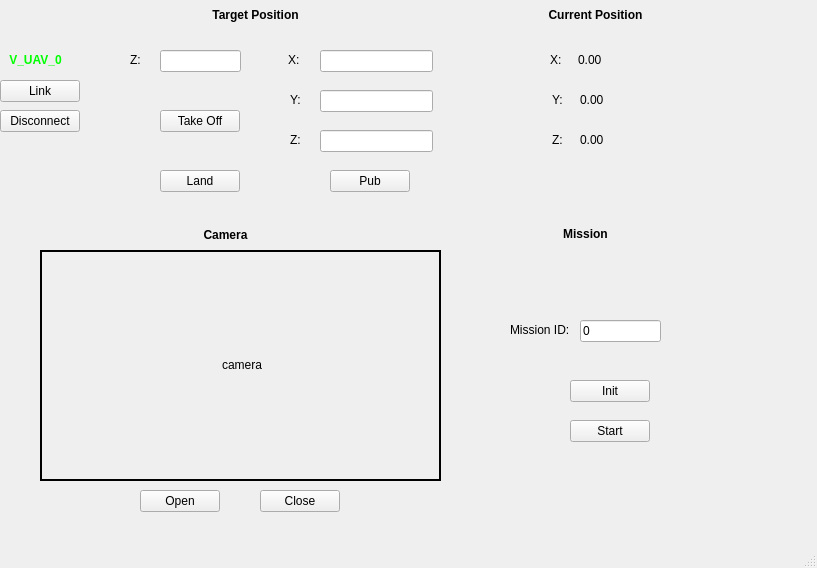
<?xml version="1.0" encoding="UTF-8"?>
<ui version="4.0">
 <class>v_uav_global_network</class>
 <widget class="QMainWindow" name="v_uav_global_network">
  <property name="geometry">
   <rect>
    <x>0</x>
    <y>0</y>
    <width>817</width>
    <height>568</height>
   </rect>
  </property>
  <property name="windowTitle">
   <string>MainWindow</string>
  </property>
  <widget class="QWidget" name="centralwidget">
   <widget class="QPushButton" name="v_uav_0_link_button">
    <property name="geometry">
     <rect>
      <x>0</x>
      <y>80</y>
      <width>80</width>
      <height>22</height>
     </rect>
    </property>
    <property name="text">
     <string>Link</string>
    </property>
   </widget>
   <widget class="QLabel" name="v_uav_0_ref_z_label">
    <property name="geometry">
     <rect>
      <x>290</x>
      <y>130</y>
      <width>21</width>
      <height>20</height>
     </rect>
    </property>
    <property name="text">
     <string>Z:</string>
    </property>
   </widget>
   <widget class="QLineEdit" name="v_uav_0_ref_x_edit">
    <property name="geometry">
     <rect>
      <x>320</x>
      <y>50</y>
      <width>113</width>
      <height>22</height>
     </rect>
    </property>
   </widget>
   <widget class="QLabel" name="v_uav_0_current_y_label">
    <property name="geometry">
     <rect>
      <x>552</x>
      <y>90</y>
      <width>21</width>
      <height>20</height>
     </rect>
    </property>
    <property name="text">
     <string>Y:</string>
    </property>
   </widget>
   <widget class="QPushButton" name="v_uav_0_ref_pub_button">
    <property name="geometry">
     <rect>
      <x>330</x>
      <y>170</y>
      <width>80</width>
      <height>22</height>
     </rect>
    </property>
    <property name="text">
     <string>Pub</string>
    </property>
   </widget>
   <widget class="QLabel" name="v_uav_0_camera_image">
    <property name="geometry">
     <rect>
      <x>40</x>
      <y>250</y>
      <width>401</width>
      <height>231</height>
     </rect>
    </property>
    <property name="frameShape">
     <enum>QFrame::WinPanel</enum>
    </property>
    <property name="text">
     <string>&lt;html&gt;&lt;head/&gt;&lt;body&gt;&lt;p align=&quot;center&quot;&gt;camera&lt;/p&gt;&lt;/body&gt;&lt;/html&gt;</string>
    </property>
   </widget>
   <widget class="QLabel" name="v_uav_0_current_y">
    <property name="geometry">
     <rect>
      <x>580</x>
      <y>90</y>
      <width>91</width>
      <height>20</height>
     </rect>
    </property>
    <property name="text">
     <string>0.00</string>
    </property>
   </widget>
   <widget class="QPushButton" name="v_uav_0_disconnect_button">
    <property name="geometry">
     <rect>
      <x>0</x>
      <y>110</y>
      <width>80</width>
      <height>22</height>
     </rect>
    </property>
    <property name="text">
     <string>Disconnect</string>
    </property>
   </widget>
   <widget class="QLabel" name="v_uav_0_label_3">
    <property name="geometry">
     <rect>
      <x>0</x>
      <y>50</y>
      <width>71</width>
      <height>20</height>
     </rect>
    </property>
    <property name="text">
     <string>&lt;html&gt;&lt;head/&gt;&lt;body&gt;&lt;p align=&quot;center&quot;&gt;&lt;span style=&quot; font-weight:600; color:#00ff00;&quot;&gt;V_UAV_0&lt;/span&gt;&lt;/p&gt;&lt;/body&gt;&lt;/html&gt;</string>
    </property>
   </widget>
   <widget class="QPushButton" name="v_uav_0_init_button">
    <property name="geometry">
     <rect>
      <x>570</x>
      <y>380</y>
      <width>80</width>
      <height>22</height>
     </rect>
    </property>
    <property name="text">
     <string>Init</string>
    </property>
   </widget>
   <widget class="QLabel" name="v_uav_0_camera_label">
    <property name="geometry">
     <rect>
      <x>180</x>
      <y>220</y>
      <width>91</width>
      <height>31</height>
     </rect>
    </property>
    <property name="text">
     <string>&lt;html&gt;&lt;head/&gt;&lt;body&gt;&lt;p align=&quot;center&quot;&gt;&lt;span style=&quot; font-weight:600;&quot;&gt;Camera&lt;/span&gt;&lt;/p&gt;&lt;/body&gt;&lt;/html&gt;</string>
    </property>
   </widget>
   <widget class="QLabel" name="v_uav_0_current_z_label">
    <property name="geometry">
     <rect>
      <x>552</x>
      <y>130</y>
      <width>21</width>
      <height>20</height>
     </rect>
    </property>
    <property name="text">
     <string>Z:</string>
    </property>
   </widget>
   <widget class="QLabel" name="v_uav_0_label">
    <property name="geometry">
     <rect>
      <x>10</x>
      <y>0</y>
      <width>61</width>
      <height>51</height>
     </rect>
    </property>
    <property name="text">
     <string/>
    </property>
    <property name="textFormat">
     <enum>Qt::RichText</enum>
    </property>
    <property name="pixmap">
     <pixmap resource="../resources/images.qrc">:/images/uav.jpeg</pixmap>
    </property>
    <property name="scaledContents">
     <bool>true</bool>
    </property>
   </widget>
   <widget class="QLabel" name="v_uav_0_current_position_label">
    <property name="geometry">
     <rect>
      <x>530</x>
      <y>0</y>
      <width>131</width>
      <height>31</height>
     </rect>
    </property>
    <property name="text">
     <string>&lt;html&gt;&lt;head/&gt;&lt;body&gt;&lt;p align=&quot;center&quot;&gt;&lt;span style=&quot; font-weight:600;&quot;&gt;Current Position&lt;/span&gt;&lt;/p&gt;&lt;/body&gt;&lt;/html&gt;</string>
    </property>
   </widget>
   <widget class="QLineEdit" name="v_uav_0_ref_height_edit">
    <property name="geometry">
     <rect>
      <x>160</x>
      <y>50</y>
      <width>81</width>
      <height>22</height>
     </rect>
    </property>
   </widget>
   <widget class="QPushButton" name="v_uav_0_takeoff_button">
    <property name="geometry">
     <rect>
      <x>160</x>
      <y>110</y>
      <width>80</width>
      <height>22</height>
     </rect>
    </property>
    <property name="text">
     <string>Take Off</string>
    </property>
   </widget>
   <widget class="QLabel" name="v_uav_0_current_z">
    <property name="geometry">
     <rect>
      <x>580</x>
      <y>130</y>
      <width>91</width>
      <height>20</height>
     </rect>
    </property>
    <property name="text">
     <string>0.00</string>
    </property>
   </widget>
   <widget class="QPushButton" name="v_uav_0_land_button">
    <property name="geometry">
     <rect>
      <x>160</x>
      <y>170</y>
      <width>80</width>
      <height>22</height>
     </rect>
    </property>
    <property name="text">
     <string>Land</string>
    </property>
   </widget>
   <widget class="QLineEdit" name="v_uav_0_mission_id_edit">
    <property name="geometry">
     <rect>
      <x>580</x>
      <y>320</y>
      <width>81</width>
      <height>22</height>
     </rect>
    </property>
    <property name="text">
     <string>0</string>
    </property>
   </widget>
   <widget class="QLabel" name="v_uav_0_current_x">
    <property name="geometry">
     <rect>
      <x>578</x>
      <y>50</y>
      <width>91</width>
      <height>20</height>
     </rect>
    </property>
    <property name="text">
     <string>0.00</string>
    </property>
   </widget>
   <widget class="QLabel" name="v_uav_0_mission_label">
    <property name="geometry">
     <rect>
      <x>520</x>
      <y>219</y>
      <width>131</width>
      <height>31</height>
     </rect>
    </property>
    <property name="text">
     <string>&lt;html&gt;&lt;head/&gt;&lt;body&gt;&lt;p align=&quot;center&quot;&gt;&lt;span style=&quot; font-weight:600;&quot;&gt;Mission&lt;/span&gt;&lt;/p&gt;&lt;/body&gt;&lt;/html&gt;</string>
    </property>
   </widget>
   <widget class="QPushButton" name="v_uav_0_camera_open_button">
    <property name="geometry">
     <rect>
      <x>140</x>
      <y>490</y>
      <width>80</width>
      <height>22</height>
     </rect>
    </property>
    <property name="text">
     <string>Open</string>
    </property>
   </widget>
   <widget class="QPushButton" name="v_uav_0_mission_start_button">
    <property name="geometry">
     <rect>
      <x>570</x>
      <y>420</y>
      <width>80</width>
      <height>22</height>
     </rect>
    </property>
    <property name="text">
     <string>Start</string>
    </property>
   </widget>
   <widget class="QLabel" name="v_uav_0_mission_id_label">
    <property name="geometry">
     <rect>
      <x>510</x>
      <y>320</y>
      <width>71</width>
      <height>20</height>
     </rect>
    </property>
    <property name="text">
     <string>Mission ID:</string>
    </property>
   </widget>
   <widget class="QLabel" name="v_uav_0_current_x_label">
    <property name="geometry">
     <rect>
      <x>550</x>
      <y>50</y>
      <width>21</width>
      <height>20</height>
     </rect>
    </property>
    <property name="text">
     <string>X:</string>
    </property>
   </widget>
   <widget class="QPushButton" name="v_uav_0_camera_close_button">
    <property name="geometry">
     <rect>
      <x>260</x>
      <y>490</y>
      <width>80</width>
      <height>22</height>
     </rect>
    </property>
    <property name="text">
     <string>Close</string>
    </property>
   </widget>
   <widget class="QLineEdit" name="v_uav_0_ref_z_edit">
    <property name="geometry">
     <rect>
      <x>320</x>
      <y>130</y>
      <width>113</width>
      <height>22</height>
     </rect>
    </property>
   </widget>
   <widget class="QLabel" name="v_uav_0_current_position_label_2">
    <property name="geometry">
     <rect>
      <x>190</x>
      <y>0</y>
      <width>131</width>
      <height>31</height>
     </rect>
    </property>
    <property name="text">
     <string>&lt;html&gt;&lt;head/&gt;&lt;body&gt;&lt;p align=&quot;center&quot;&gt;&lt;span style=&quot; font-weight:600;&quot;&gt;Target Position&lt;/span&gt;&lt;/p&gt;&lt;/body&gt;&lt;/html&gt;</string>
    </property>
   </widget>
   <widget class="QLabel" name="v_uav_0_ref_x_label">
    <property name="geometry">
     <rect>
      <x>288</x>
      <y>50</y>
      <width>21</width>
      <height>20</height>
     </rect>
    </property>
    <property name="text">
     <string>X:</string>
    </property>
   </widget>
   <widget class="QLabel" name="v_uav_0_ref_height_label">
    <property name="geometry">
     <rect>
      <x>130</x>
      <y>50</y>
      <width>21</width>
      <height>20</height>
     </rect>
    </property>
    <property name="text">
     <string>Z:</string>
    </property>
   </widget>
   <widget class="QLabel" name="v_uav_0_ref_y_label">
    <property name="geometry">
     <rect>
      <x>290</x>
      <y>90</y>
      <width>21</width>
      <height>20</height>
     </rect>
    </property>
    <property name="text">
     <string>Y:</string>
    </property>
   </widget>
   <widget class="QLineEdit" name="v_uav_0_ref_y_edit">
    <property name="geometry">
     <rect>
      <x>320</x>
      <y>90</y>
      <width>113</width>
      <height>22</height>
     </rect>
    </property>
   </widget>
  </widget>
  <widget class="QMenuBar" name="menubar">
   <property name="geometry">
    <rect>
     <x>0</x>
     <y>0</y>
     <width>817</width>
     <height>19</height>
    </rect>
   </property>
  </widget>
  <widget class="QStatusBar" name="statusbar"/>
 </widget>
 <resources>
  <include location="../resources/images.qrc"/>
 </resources>
 <connections/>
</ui>
